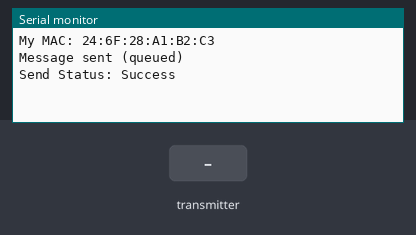
A sketch run on a simulated ESP32. Shown: the last lines printed to the serial monitor. Inputs (shaded band) come from the test bench.

Above: at 1.4 s.
1.5 s: the transmitter starts sending message = 0
At 1.81 s:
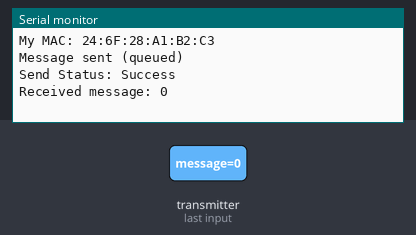
3.5 s: the transmitter starts sending message = 1
At 3.81 s:
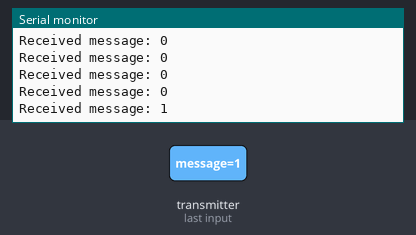

The sketch:

Experiment_5_ESPNOW_Broadcast.ino
```cpp
#include <WiFi.h>
#include <esp_now.h>
#include <esp_wifi.h>

uint8_t broadcastAddress[] = {0xFF, 0xFF, 0xFF, 0xFF, 0xFF, 0xFF};

typedef struct struct_message {
  char message[64];
} struct_message;

struct_message myData;

void Sent(const wifi_tx_info_t *tx_info, esp_now_send_status_t status) {
  Serial.print("Send Status: ");
  Serial.println(status == ESP_NOW_SEND_SUCCESS ? "Success" : "Failed");
}

void Recv(const esp_now_recv_info_t *info, const uint8_t *incomingData, int len) {
  struct_message receivedData;
  if (len >= (int)sizeof(receivedData)) len = sizeof(receivedData) - 1;  // safety
  memcpy(&receivedData, incomingData, len);
  receivedData.message[sizeof(receivedData.message)-1] = '\0';

  Serial.print("Received message: ");
  Serial.println(receivedData.message);
}

void setup() {
  Serial.begin(115200);
  delay(200);

  WiFi.mode(WIFI_STA);
  Serial.print("My MAC: ");
  Serial.println(WiFi.macAddress());


  esp_wifi_set_channel(1, WIFI_SECOND_CHAN_NONE);

  if (esp_now_init() != ESP_OK) {
    Serial.println("Error initializing ESP-NOW");
    return;
  }

  // Register callbacks
  esp_now_register_send_cb(Sent);
  esp_now_register_recv_cb(Recv);

  // Add broadcast peer
  esp_now_peer_info_t peerInfo;
  memset(&peerInfo, 0, sizeof(peerInfo));
  memcpy(peerInfo.peer_addr, broadcastAddress, 6);
  peerInfo.channel = 1;              // 0 = current WiFi channel (we set it to 1 above)
  peerInfo.encrypt = false;
  peerInfo.ifidx = WIFI_IF_STA;      // IMPORTANT on v3.x

  if (esp_now_add_peer(&peerInfo) != ESP_OK) {
    Serial.println("Failed to add peer");
    return;
  }
}

void loop() {
  // Prepare the message
  snprintf(myData.message, sizeof(myData.message), "Hi, How are you?");

  // Send broadcast
  esp_err_t result = esp_now_send(broadcastAddress, (uint8_t*)&myData, sizeof(myData));
  if (result == ESP_OK) {
    Serial.println("Message sent (queued)");
  } else {
    Serial.print("Error sending the message, err=");
    Serial.println(result);
  }

  delay(5000);
}
```

Measured:
- after the input at 1.5 s, the serial monitor: prints a new line at once (image 1)
- after the input at 3.5 s, the serial monitor: prints a new line at once (image 2)
